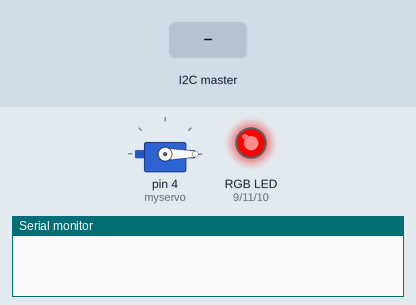
A sketch run on a simulated Arduino Uno, built with avr-gcc and run on an emulated ATmega328P. On the bench: servo, an RGB LED mixed from three pins (HIGH = lit), the last lines printed to the serial monitor. The inputs (shaded band) are chosen by the test bench.

Above: at 1.2 s.
1.3 s: the I2C master sends the byte 0
At 4.0 s:
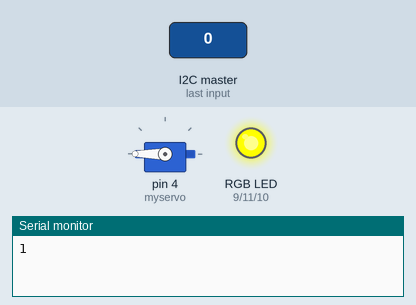
4.3 s: the I2C master sends the byte 1
At 5.7 s:
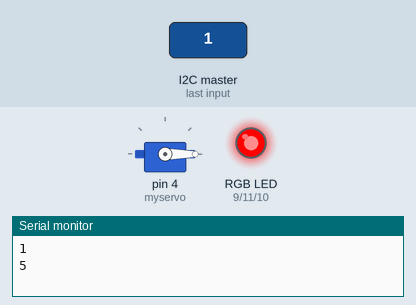
6.5 s: the I2C master sends the byte 2
At 8.4 s:
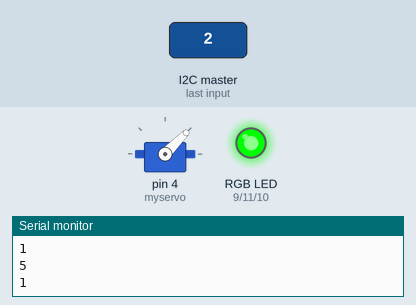
Timing chart, 0 to 9.9 s (numbered marks = the images above; inputs shaded):
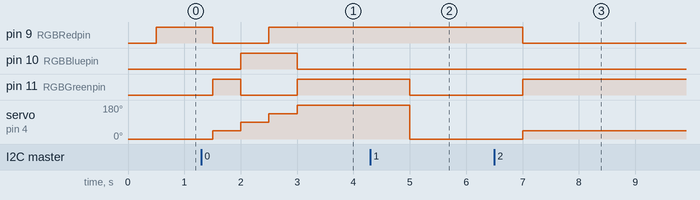

The sketch:

lab_10_level_42.ino
```cpp
// Kevin Bailey (200544764@student.georgianc.on.ca)
// Wednesday March 29 2023
// Lab 10 Level 4 Dual Arduino Motor

//declare variables
#include <Wire.h>//Include Wire library for I2C communication
#include <Servo.h>//Include Servo Library
Servo myservo;
int RGBRedpin = 9;//set pin 9 of arduino to the Red pin of the LED
int RGBBluepin = 10;//set pin 10 of arduino to the Blue pin of the LED
int RGBGreenpin = 11;//set pin 9 of arduino to the Green pin of the LED
int value = 0;//set value variable to zero
int count = 0;//set count variable to zero

void setup()//the setup function runs once
{
  myservo.attach(4);//attach servo to pin 4 of arduino
  pinMode(RGBRedpin, OUTPUT);//setup the Red pin of LED to an OUTPUT pin
  pinMode(RGBGreenpin, OUTPUT);//setup the Green pin of LED to an OUTPUT pin
  pinMode(RGBBluepin, OUTPUT);//setup the Blue pin of LED to an OUTPUT pin
  myservo.write(0);//set initial servo position to zero
  Wire.begin(1); //setup to receive from the input arduino
  Wire.onReceive(receiveEvent);
  Serial.begin(9600);//initialize serial monitor
}

void loop() //the loop function runs forever
{
  delay(500);//delay
  runProgram();//run the runProgram function
}
void receiveEvent(int howMany)//receive even function
{
  int newvalue = Wire.read();//read the value from input arduino
  value = newvalue-1;//set value back to original value
  Serial.println(count);//print the count variable
}
void runProgram()
{
  switch (value)//switch for the value variable
  {
    case 0://when value is zero
    {
      count = 1;//set count variable to 1
      break;
    }
    case 1://and so on ...
    {
      count = 2;
      break;
    }
    case 2:
    {
      count = 3;
      break;
    }
    case 3:
    {
      count = 4;
      break;
    }
    case 4:
    {
      count = 5;
      break;
    }
    case 5:
    {
      count = 6;
      break;
    }
    case -1:
    {
      count = 7;
      break;
    }
  }
  if (count == 1)//if count variable is 1, run the red() function
  {
    red();
  }
   else if (count == 2)//and so on..
   {
     green();
   }
   else if (count == 3)
   {
     blue();
   }
  else if (count == 4)
  {
    magenta();
  }
  else if (count == 5)
  {
    yellow();
  }
  else if (count == 6)//when servo tries to go passed the upper limit
  {
    count = 0;//reset the variables back to original values
    value = 0;
    magenta();//run each function on the way back to starting position
    blue();
    green();
    red();
  }
  else if (count == 7)//when servo tries to go below the lower limit
  {
    count = 5;//set the variables to their max positions
    value = 4;
    green();//run each function on the way back to max position
    blue();
    magenta();
    yellow();
  }
}
void red()
{
  myservo.write(0);//servo position when colour is red
  analogWrite(RGBRedpin, 255);
  analogWrite(RGBGreenpin, 0);
  analogWrite(RGBBluepin, 0);
  delay(500);
}
void green()//and so on..
{
  myservo.write(45);
  analogWrite(RGBRedpin, 0);
  analogWrite(RGBGreenpin, 255);
  analogWrite(RGBBluepin, 0);
  delay(500);
}
void blue()
{
  myservo.write(90);
  analogWrite(RGBRedpin, 0);
  analogWrite(RGBGreenpin, 0);
  analogWrite(RGBBluepin, 255);
  delay(500);
}
void magenta()
{
  myservo.write(135);
  analogWrite(RGBRedpin, 255);
  analogWrite(RGBGreenpin, 0);
  analogWrite(RGBBluepin, 255);
  delay(500);
}
void yellow()
{
  myservo.write(180);
  analogWrite(RGBRedpin, 255);
  analogWrite(RGBGreenpin, 255);
  analogWrite(RGBBluepin, 0);
  delay(500);
}
```

Measured:
- after the input at 1.3 s, pin 9 (RGBRedpin): HIGH → LOW after 0.20 s, → HIGH 1.0 s later; pin 10 (RGBBluepin): LOW → HIGH after 0.70 s, → LOW 1.0 s later; pin 11 (RGBGreenpin): LOW → HIGH after 0.20 s, → LOW 0.50 s later, → HIGH 1.0 s later; servo on pin 4 (myservo): 0° → 45° after 0.20 s, → 90° 0.50 s later, → 135° 0.50 s later, → 180° 0.50 s later
- after the input at 4.3 s, pin 11 (RGBGreenpin): HIGH → LOW after 0.70 s; servo on pin 4 (myservo): 180° → 0° after 0.70 s
- after the input at 6.5 s, pin 9 (RGBRedpin): HIGH → LOW after 0.50 s; pin 11 (RGBGreenpin): LOW → HIGH after 0.50 s; servo on pin 4 (myservo): 0° → 45° after 0.50 s
